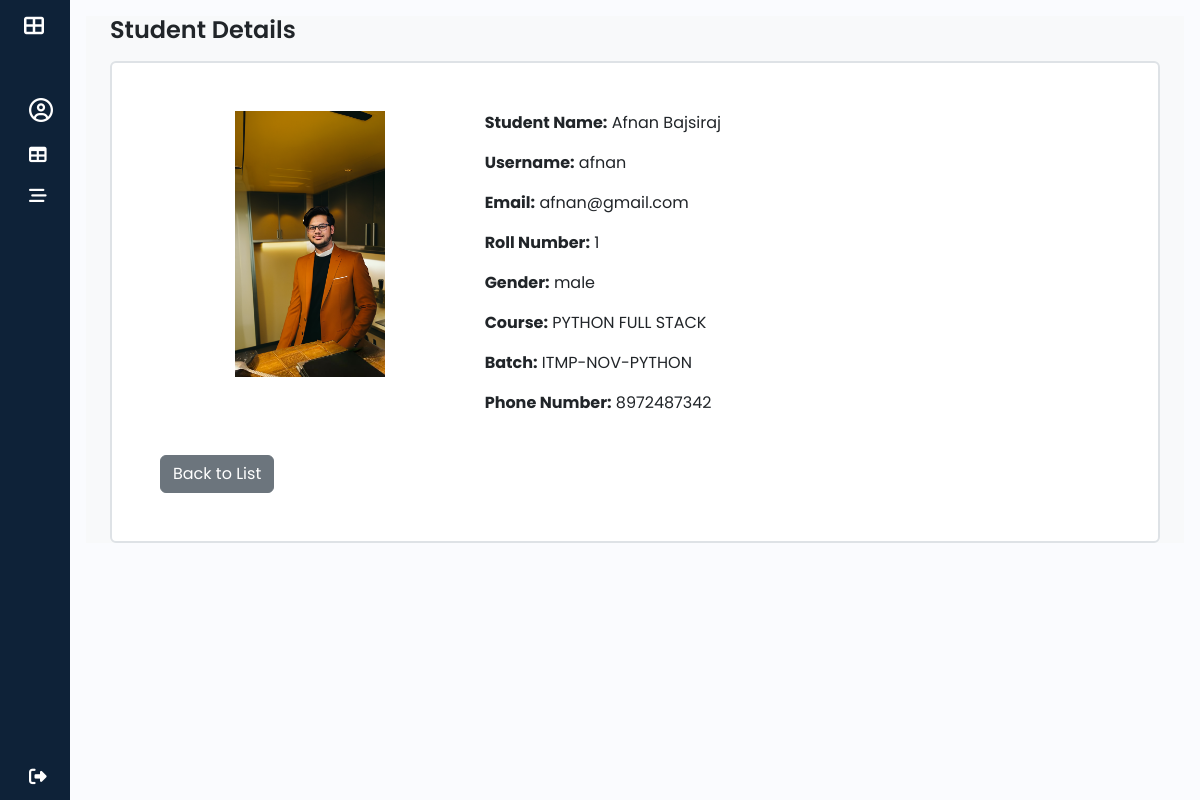
The page /admins/students/detail/29/ on the database its author committed.
### attendance/models.py (models this page shows, shortened)
class Student(models.Model):
    id = models.AutoField(primary_key=True)
    user = models.OneToOneField(User, on_delete=models.CASCADE, related_name="student_model")
    course_id = models.ForeignKey(Course, on_delete=models.DO_NOTHING, null=True, blank=True)
    batch = models.ForeignKey(Batch, on_delete=models.DO_NOTHING, null=True, blank=True,related_name="students")
    roll_no = models.CharField(max_length=10)
    phone_no = models.CharField(max_length=10, unique=True, null=True, blank=True)
    email = models.EmailField()
    gender = models.CharField(max_length=10,default='male',null=True,blank=True)
    address = models.TextField(null=True,blank=True)
    profile_pic = models.FileField(upload_to='profile_pics/',null=True,blank=True)
    is_active = models.BooleanField(default=True)
    created_at = models.DateTimeField(auto_now_add=True,blank=True,null=True)
    updated_at = models.DateTimeField(auto_now=True,blank=True,null=True)

class User(AbstractUser):
    USER_TYPE = [
        ('ADMIN', 'Admin'),
        ('STUDENT','student'),
        ('TEACHER','teacher'),
    ]
    user_type = models.CharField(max_length=25,choices = USER_TYPE,default='STUDENT',null=False,blank=False)
    profile_pic = models.ImageField(upload_to='profile_pics/',null=True,blank=True)
    email_verified = models.BooleanField(default=False)
    otp = models.CharField(max_length=6, blank=True, null=True)
    groups = models.ManyToManyField(
        Group,
        related_name="custom_user_groups",  # Avoids conflict with auth.User.groups
        blank=True
    )
    user_permissions = models.ManyToManyField(
        Permission,
        related_name="custom_user_permissions",  # Avoids conflict with auth.User.user_permissions
        blank=True
    )

class Course(models.Model):
    name = models.CharField(max_length=100,unique=True)
    created_at = models.DateTimeField(auto_now_add=True)
    updated_at = models.DateTimeField(auto_now=True)
    def __str__(self):
        return self.name

class Batch(models.Model):
    name = models.CharField(max_length=100, unique=True)
    course = models.ForeignKey(Course, on_delete=models.CASCADE, related_name="batches")

### ITP_STU_ATTENDANCE/adminViews.py (the view)
# urls.py: path('admins/students/detail/<int:id>/',adminViews.student_detail,name="student_detail"),
def student_detail(request, id):
    student = get_object_or_404(Student, user_id=id)
    user = student.user
    return render(request, 'admin/studentDetail.html', {'student': student, 'user': user})

### templates/admin/studentDetail.html (shortened to what this page needs)
{% extends "base.html" %}
{% block content %}
<section class="container-fluid bg-light" id="main-content">
            <div class="container">
                <h1>Student Details</h1>
                <div class="content bg-white p-5 my-3 border border-2 rounded">
                    <div class="row">
                        <div class="col-md-4 text-center">
                            {% if student.profile_pic %}
                                <img src="{{ student.profile_pic.url }}" alt="Profile Picture" class="img-fluid" width="150 ">
                            {% endif %}
                        </div>
                        <div class="col-md-8">
                            <p><strong>Student Name:</strong> {{ student.user.first_name }} {{ student.user.last_name }}</p>
                            <p><strong>Username:</strong> {{ student.user.username }}</p>
                            <p><strong>Email:</strong> {{ student.user.email }}</p>
                            <p><strong>Roll Number:</strong> {{ student.roll_no }}</p>
                            <p><strong>Gender:</strong> {{ student.gender}}</p>
                            <p><strong>Course:</strong> {{ student.course_id }}</p>
                            <p><strong>Batch:</strong> {{ student.batch.name }}</p>
                            <p><strong>Phone Number:</strong> {{ student.phone_no }}</p>
                        </div>
                    </div>
                    <div class="mt-4">
                        <a href="{% url 'student_list' %}" class="btn btn-secondary">Back to List</a>
                    </div>
                </div>
            </div>
</section>
{% endblock content %}

### static/css/sidebar.css (style rules this page uses)
a { text-decoration: none; }
h1 { font-weight: 600; font-size: 1.5rem; }
body { font-family: 'Poppins', sans-serif; }

### rows shown on the page
Student: profile_pic (picture), user.first_name "Afnan", user.last_name "Bajsiraj", user.username "afnan", user.email "afnan@gmail.com", roll_no "1", gender "male", course_id "PYTHON FULL STACK", batch.name "ITMP-NOV-PYTHON", phone_no "8972487342"
